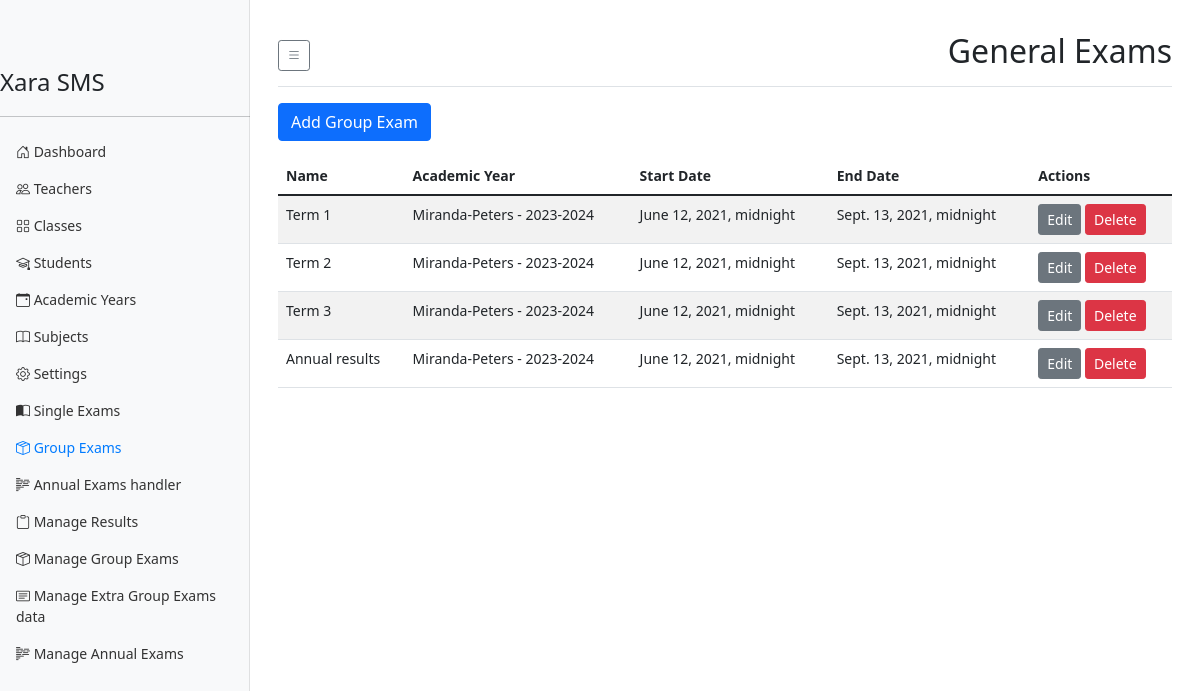
The page /users/general-exams/ on the database its author committed.
### result_system/models.py (models this page shows, shortened)
class GeneralExam(models.Model):
    school = models.ForeignKey(School, on_delete=models.CASCADE, related_name='general_exams')
    name = models.CharField(max_length=100)
    academic_year = models.ForeignKey(AcademicYear, on_delete=models.CASCADE, related_name='general_exams')
    exams = models.ManyToManyField(Exam, related_name='general_exams', through='GeneralExamWeight')
    start_date = models.DateTimeField()
    end_date = models.DateTimeField()
    total_coefficient = models.DecimalField(max_digits=5, decimal_places=2, default=1.00)
    class Meta:
        unique_together = ('school', 'name', 'academic_year')

class AcademicYear(models.Model):
    school = models.ForeignKey(School, on_delete=models.CASCADE, related_name='academic_years')
    year = models.CharField(max_length=9)  # e.g., "2023-2024"
    start_date = models.DateField()
    end_date = models.DateField()
    is_current = models.BooleanField(default=False)
    class Meta:
        unique_together = ('school', 'year')
        indexes = [
            models.Index(fields=['school', 'is_current']),
        ]
    def __str__(self):
        return f"{self.school.name} - {self.year}"

class School(models.Model):
    name = models.CharField(max_length=255, unique=True)
    moto = models.CharField(max_length=255, unique=True, null=True)
    pobox = models.CharField(max_length=255, unique=True, null=True)
    code = models.CharField(max_length=10, unique=True)
    logo = models.ImageField(upload_to='school}_logo/', blank=True, null=True)
    address = models.TextField(blank=True)
    phone = models.CharField(max_length=20, blank=True)
    email = models.EmailField(blank=True)
    website = models.URLField(blank=True)
    created_at = models.DateTimeField(auto_now_add=True)
    updated_at = models.DateTimeField(auto_now=True)

### users/views.py (the view)
# urls.py: path('general-exams/', GeneralExamListView.as_view(), name='general_exam_list'),
class GeneralExamListView(ListView):
    model = GeneralExam
    template_name = 'users/general_exam_list.html'
    context_object_name = 'general_exams'

### templates/users/general_exam_list.html (shortened to what this page needs)
{% extends "users/dashboard_base.html" %}
{% block page_title %}General Exams{% endblock %}
{% block dashboard_content %}
<div class="row mb-3">
    <div class="col-12">
        <a href="{% url 'general_exam_create' %}" class="btn btn-primary">Add Group Exam</a>
    </div>
</div>
<div class="table-responsive">
    <table class="table table-striped">
        <thead>
            <tr>
                <th>Name</th>
                <th>Academic Year</th>
                <th>Start Date</th>
                <th>End Date</th>
                <th>Actions</th>
            </tr>
        </thead>
        <tbody>
            {% for general_exam in general_exams %}
            <tr>
                <td>{{ general_exam.name }}</td>
                <td>{{ general_exam.academic_year }}</td>
                <td>{{ general_exam.start_date }}</td>
                <td>{{ general_exam.end_date }}</td>
                <td>
                    <a href="{% url 'general_exam_update' general_exam.pk %}" class="btn btn-sm btn-secondary">Edit</a>
                    <a href="{% url 'general_exam_delete' general_exam.pk %}" class="btn btn-sm btn-danger">Delete</a>
                </td>
            </tr>
            {% empty %}
            <tr>
                <td colspan="5">No general exams found.</td>
            </tr>
            {% endfor %}
        </tbody>
    </table>
</div>
{% endblock dashboard_content %}

### templates/users/dashboard_base.html (style rules this page uses)
body { font-size: .875rem; }

### rows shown on the page
GeneralExam: name "Term 1", academic_year "Miranda-Peters - 2023-2024", start_date "June 12, 2021, midnight", end_date "Sept. 13, 2021, midnight"
GeneralExam: name "Term 2", academic_year "Miranda-Peters - 2023-2024", start_date "June 12, 2021, midnight", end_date "Sept. 13, 2021, midnight"
GeneralExam: name "Term 3", academic_year "Miranda-Peters - 2023-2024", start_date "June 12, 2021, midnight", end_date "Sept. 13, 2021, midnight"
GeneralExam: name "Annual results", academic_year "Miranda-Peters - 2023-2024", start_date "June 12, 2021, midnight", end_date "Sept. 13, 2021, midnight"
